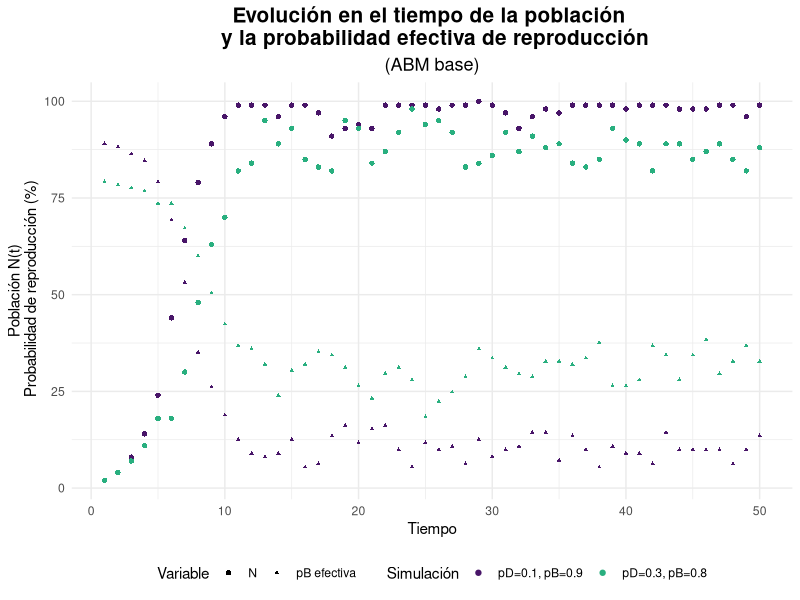
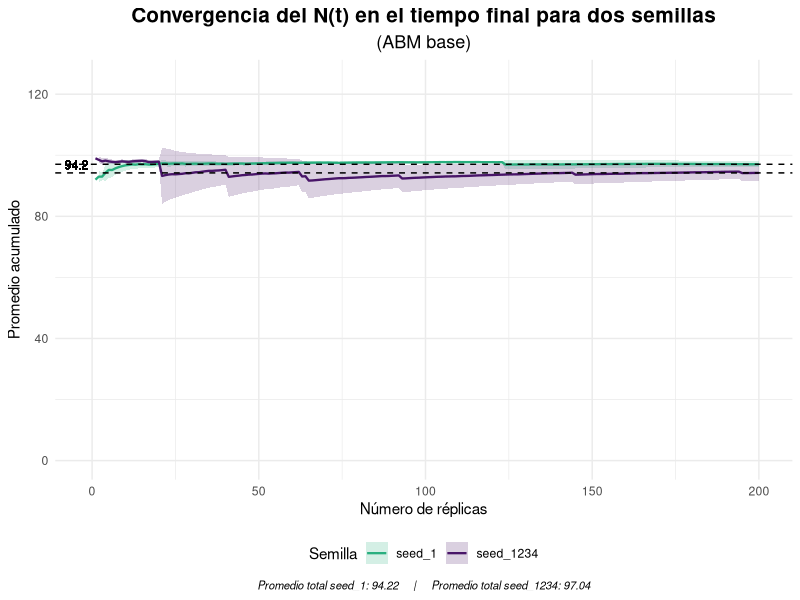
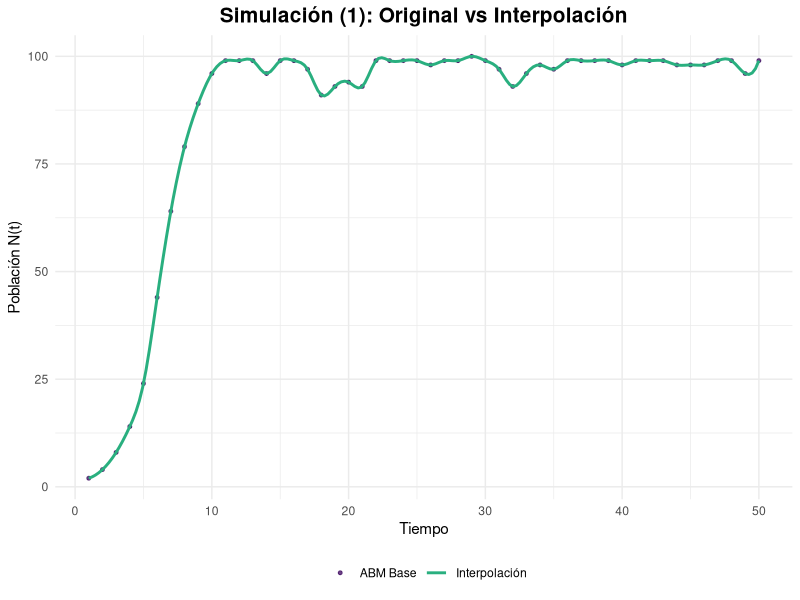
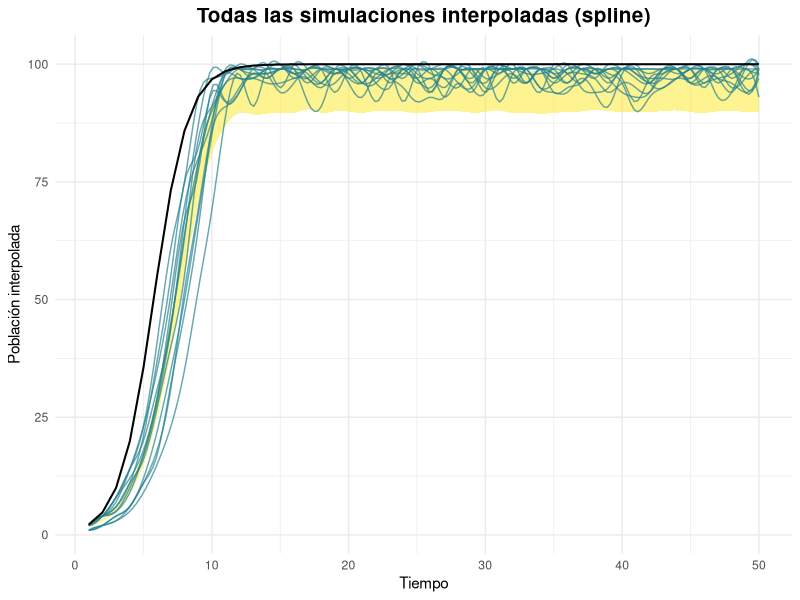
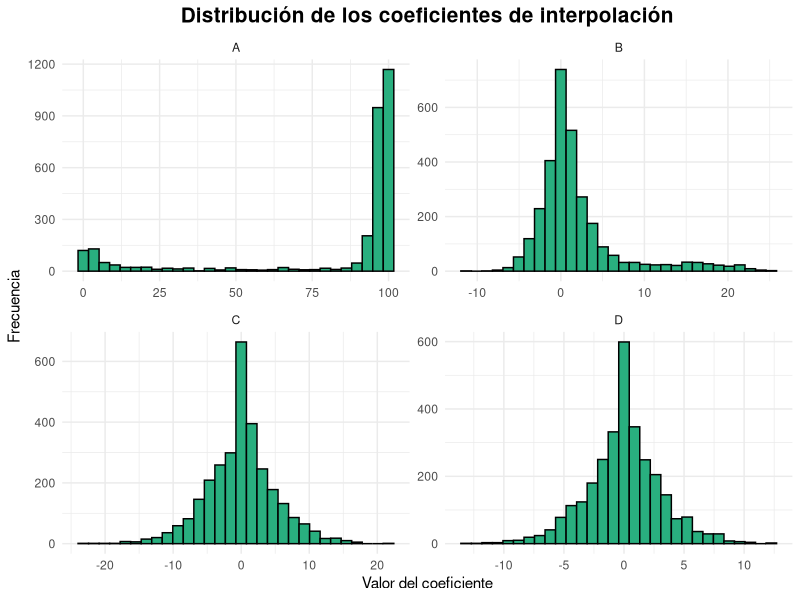
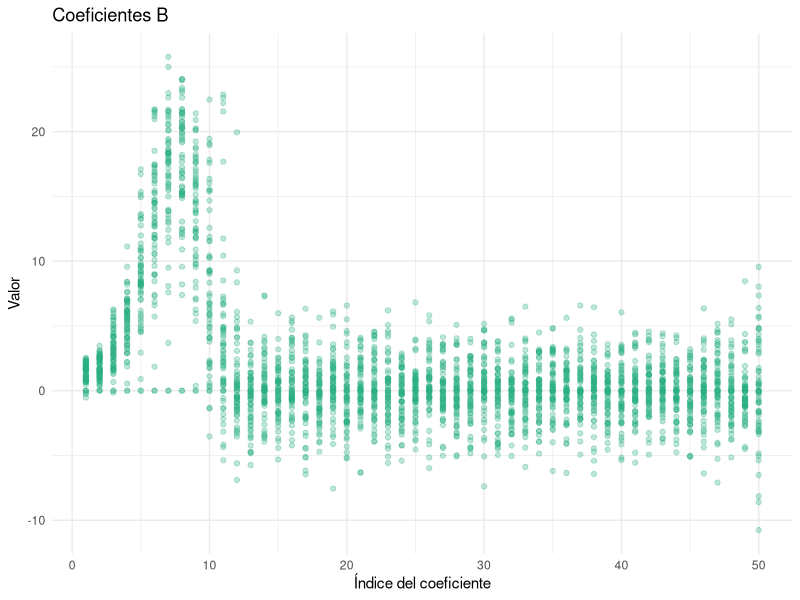
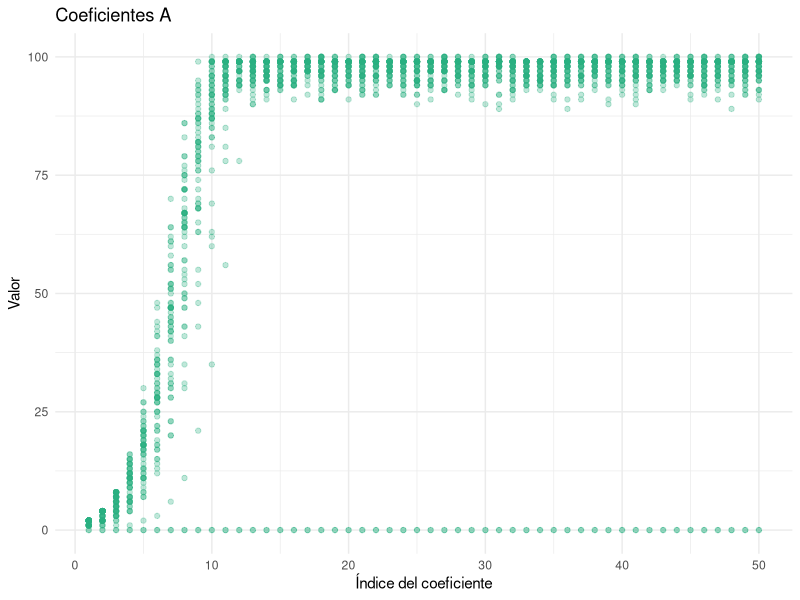
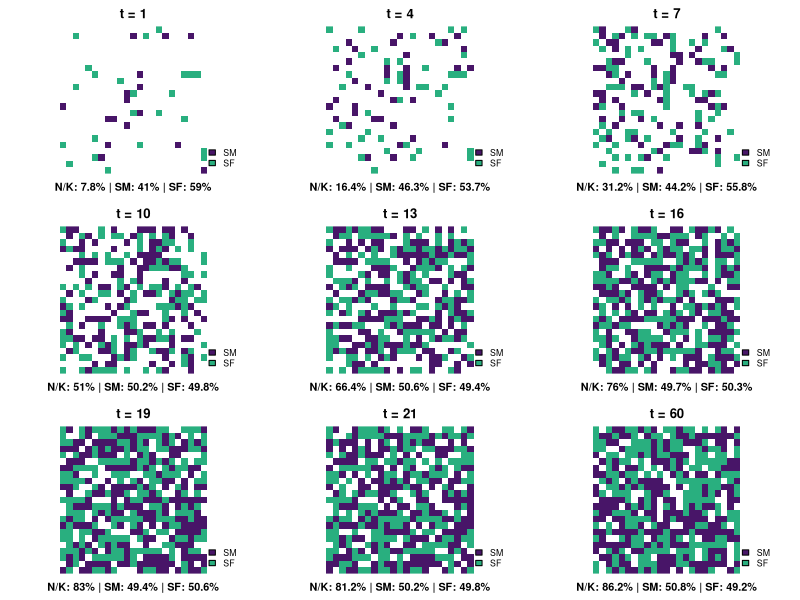

Here is the R script that generated these plots, in order: (Note: this script raises an error after producing the figures.)
## ---- chunk 1
#librerias
library(tidyverse)
library(parallel)
library(viridis)
library(splines)
set.seed(1234)
## ---- chunk 2

ABM_base <- function(K, iter, p_death, p_birth, plot = FALSE) {
#K --> capacidad de carga del ambiente 
#iter --> numero de iteraciones // pasos de tiempo
#p_birth y p_death probabilidad inicial de reproduccion y muerte 
#N --> cantidad de individuos (variable de salida)
  
  #Inicializar el ABM
  #Creacion del ambiente
  
  habSize <- ceiling(sqrt(K)) #quemos una grilla LxL que pueda ocupar K individuos
  L <- habSize^2
  habitat <- rep(0, L) #habitad vacia
  
  #Cantidad inicial de agentes (1%)
  N0 <- round(0.01 * K) #se podria incorporar como parametro
  
  #Posicionar de forma aleatoria
  habitat[sample(1:L, N0)] <- 1 #1 = lleno
  
  #Lo que se busca monitonear es la cantidad de agentes en el tiempo
  N <- c() #crecieminto dinamico
  p_b <- c() #registrar variacion de la p_birth efectiva

  
  #ahora si
  
  for(t in 1:iter){
    
    vivos <- which(habitat == 1) #recuperar los indices donde el hab esta ocupado
    
    #MUERTES: a cada agente vivo se le asigna una probabilidad a partir de una unif(0,1). Si p < p_death --> r.i.p (equivalente a una ber(p))
    
    for(agente in vivos){
      if( runif(1) < p_death){
        habitat[agente] <- 0
      }
    }
    
    #NACIMIENTOS 
    #para simular el compartamiento logistico es necesario que la p_birth sea controlada por la carga del ambiente
    
    n <- sum(habitat == 1) #sumamos los vivos
    p_birth_K <- p_birth*(1 - n / K) #por la limitaciones de la carga, a medida que aumenta N, disminuye la prob de reproducirse
    
    
    for(agent in vivos){
      if (runif(1) < p_birth_K){
        libres <- which(habitat == 0) #ind de espacios libres en la grilla
        if(length(libres) > 0){ 
        habitat[sample(libres, 1)]  <- 1 #elijo un ind aleatorio para colocar
        }
      }
    }
    
  #Actualizar la cantidad de agentes
    
    N <- c(N, sum(habitat == 1))
    p_b <- c(p_b, p_birth_K)
  
    if(plot){ #graficar para cortes de tiempo // se ve como un QR:(
      if(t %in% seq(1, iter - iter/2, by = 5)){
         habCuadrado <- matrix(habitat, nrow=habSize, byrow=TRUE)
         image(habCuadrado, col = c("white","black"), axes = FALSE, asp = 1)
      }
    }

  }
  
df_N <- data.frame(N = N,
                   p = p_b,
                   t = 1:iter)

return(list( N = N,
             p_birth_eff = p_b,
             df_N = df_N))  
  
}
## ---- chunk 3
K <- 100
iter <- 50

set.seed(1234)
ABM_1 <- ABM_base(K, iter, 0.1, 0.9)
#los parametros que contralan la mortalidad y la natalidad los inicializamos de forma optima, dado que van a ir "empeorando" con el tiempo

set.seed(1234)
ABM_2 <- ABM_base(K, iter, 0.3, 0.8)

df <- bind_rows(
  ABM_1$df_N |>  mutate(simu = "pD=0.1, pB=0.9"),
  ABM_2$df_N |>  mutate(simu = "pD=0.3, pB=0.8")
)

ggplot(df) + geom_point(aes(x = t, y = N, color = simu, shape = "N")) +
  geom_point(aes(x = t, y = p*max(N), color = simu, shape = "pB efectiva"),
             size = 0.8) +
  labs(title = "Evolución en el tiempo de la población \n y la probabilidad efectiva de reproducción", subtitle = "(ABM base)",
       x = "Tiempo", 
       y = "Población N(t)\n Probabilidad de reproducción (%)", 
       color = "Parámetros") +
  scale_color_manual( values = viridis(20)[c(2,13)], name = "Simulación") +
  #scale_color_viridis(discrete = TRUE, option = "D") +
  scale_shape_manual(values = c("N" = 16, "pB efectiva" = 17),
    name = "Variable") +
  theme_minimal() +
  theme(plot.title = element_text(size = 15, face = "bold", hjust = 0.5),
        plot.subtitle = element_text(size = 13, hjust = 0.5),
        legend.position = "bottom")
 
## ---- chunk 4
#La EDO tiene sol analitica
sol_EDO <- function(t, K, N0, r) {
  (K*N0*exp(r*t))/ (K + N0*(exp(r*t) - 1))
}

sols <-function(t, K, N0, r) {
  soluciones <- c()
  for (i in 1:t) {
    soluciones <- c(soluciones, sol_EDO(i, K, N0, r))
  }
  return(soluciones)
}

soluciones <- sols(iter, K, 1, 0.8) 
#r = pB - pD
#lines(t, sols, type = "l")
## ---- chunk 5
#Para paremtros optimos realizamos n replicas

simulacion_n <- function(n){
  sims <- matrix(NA, nrow = n, ncol = iter) 
  for (i in 1:n) {
    res <- ABM_base(K, iter, 0.1, 0.9)
    sims [i, ] <- res$N
  }
  return(sims)
}
## ---- chunk 6
#Necesitamos determinar el numero de replicas adecuado
#Analisis de convergencia 

analisis_conver <- function(sims){
  #Metrica: N final
final_N <- sims[, iter] 
acum_mean <- cumsum(final_N)/(1:length(final_N))

#Agregamos ademas medidas de dispersion 
acum_var <- sapply(1:length(final_N), function(m){
  var(final_N[1:m])/m
})

acum_se <- sqrt(acum_var) #error estandar 


df <- data.frame(
  replicas = 1:length(acum_mean),
  mean = acum_mean,
  se = acum_se)
  
}
## ---- chunk 7
#Por sensibilidad del modelo a la incializacion de los numeros aleatorios comparamos dos semillas

set.seed(1234)
sims_1 <- simulacion_n(200) 
df_1 <- analisis_conver(sims_1)
df_1$sim <- "seed_1234"
mu_1 <- mean(sims_1[, iter])

set.seed(1)
sims_2 <- simulacion_n(200) 
df_2 <- analisis_conver(sims_2)
df_2$sim <- "seed_1"
mu_2 <- mean(sims_2[, iter])

df_ambas <- rbind(df_1, df_2)


ggplot(df_ambas, aes(x = replicas, y = mean, color = sim, fill = sim)) +
  #"banda" de confianza asumiendo aproximacion normal 
  geom_ribbon(aes(ymin = mean - 1.96*se, 
                  ymax = mean + 1.96*se), 
              alpha = 0.2, color = NA) +
  
  geom_line(size = 0.8) +
  #promedio total
  geom_hline(yintercept = mu_1, linetype = "dashed") +
  geom_hline(yintercept = mu_2, linetype = "dashed") +
  
  geom_text(inherit.aes = FALSE, aes(x = -1, y = mu_1, label = round(mu_1, 1)),
            vjust = -0.4, hjust = 1, size = 3, fontface = "plain",
            alpha = 0.7) +
  
  scale_color_manual(values = c(viridis(20)[13], viridis(20)[2])) +
  scale_fill_manual(values = c(viridis(20)[13], viridis(20)[2])) +
  
  scale_y_continuous(limits = c(0, 125)) +
  
  labs(title = "Convergencia del N(t) en el tiempo final para dos semillas",
       subtitle = "(ABM base)",
       x= "Número de réplicas",
       y = "Promedio acumulado",
       color = "Semilla", fill = "Semilla",
       caption = paste0("Promedio total seed_1: ", round(mu_1, 2),"     |     ",
                        "Promedio total seed_1234: ", round(mu_2, 2))) +
  theme_minimal() +
  theme(plot.title = element_text(size = 15, face = "bold", hjust = 0.5),
        plot.subtitle = element_text(size = 13, hjust = 0.5),
        plot.caption = element_text(size = 8, hjust = 0.5, face = "italic"),
        legend.position = "bottom")


## ---- chunk 8

#Se estabiliza en n > 50
set.seed(1234)
sim <- simulacion_n(60)

#INTERPOLACION
interpolar_sims <- function(sims) {
  n <- nrow(sims)
  t <- 1:ncol(sims)
  interpolated <- matrix(NA, nrow = n, ncol = 200)
  for (i in 1:n) {
    new_points<- spline(t, sims[i,], 200)
    interpolated [i,] <- new_points$y
  }
  return(interpolated)
}

sim_splines <- interpolar_sims(sim) #nSim x nPuntos (200)
## ---- chunk 9

df_sim1 <- data.frame(
  t = 1:length(sim[1, ]),
  N = sim[1, ]
)

df_EDO <- data.frame(
  t = 1:length(sim[1, ]),
  N_EDO = soluciones
)

t200 <- seq(1, iter, length.out = 200) #ajustar el escala de las spline
nSim <- nrow(sim_splines)

mean_interp <- apply(sim_splines, 2, mean)
var_interp  <- apply(sim_splines, 2, var)
se_interp   <- sqrt(var_interp / nSim)
mean(se_interp)

#Banda de confianza 95%
ribbon_df <- data.frame(
  t    = t200,
  ymin = mean_interp - 1.96 * se_interp,
  ymax = mean_interp + 1.96 * se_interp
)

df_spline <- sim_splines |> as.data.frame() |> setNames(1:200) |> 
  mutate(sim = row_number()) |> 
  pivot_longer(cols = -sim, names_to = "index", values_to = "N_interp") |> 
  mutate(index = as.numeric(index),t = t200[index])


#Para menos ruido grafico se eligen de forma aleatoria
subset_idx <- sample(1:nrow(sim_splines), 12)

df_spline_sub <- df_spline |> filter(sim %in% subset_idx)

ggplot() + geom_point(data = df_sim1, size = 1, alpha = 0.8,
    aes(x = t, y = N, color = "ABM Base")) +
  
           geom_line(data = df_spline |>  filter(sim == 1), size = 1,
    aes(x = t, y = N_interp, color = "Interpolación")) +
  
    scale_color_manual(values = viridis(20)[c(2, 13)],name = "") +
    labs(title = "Simulación (1): Original vs Interpolación", 
          x = "Tiempo", y = "Población N(t)") +
  
    theme_minimal() +
    theme(plot.title = element_text(size = 15, face = "bold", hjust = 0.5),
    legend.position = "bottom")

ggplot() +
  geom_ribbon(data = ribbon_df, aes(x = t, ymin = ymin, ymax = ymax),
              fill = viridis(20)[20], alpha = 0.5) +
  geom_line(data = df_spline_sub, aes(x = t, y = N_interp, group = sim), color=viridis(10)[5], alpha = 0.7) +
  geom_line(data = df_EDO, aes(x = t, y = N_EDO),
            color = "black", size = 0.7) +
  
  scale_color_viridis_c(end = 0.8) +
  labs(title = "Todas las simulaciones interpoladas (spline)",
       x = "Tiempo",y = "Población interpolada") +
  theme_minimal() +
  theme(plot.title = element_text(size = 15, face = "bold", hjust = 0.5),
    legend.position = "right")


#alpha 0.08 color grey30 para graficar todas

## ---- chunk 10
#pipipi
## ---- chunk 11
#coeficientes de los splines
coef_splines <- function(sims) {
  n <- nrow(sims)
  t <- 1:ncol(sims)
  interpolated <- vector("list", n)
  poly_spline <- vector("list", n)
  coefs <- vector("list", n)
  
  for (i in 1:n) {
    interpolated[[i]] <- interpSpline(t, sims[i,]) # spline cúbica en base B
    coefs[[i]] <- coef(interpolated[[i]]) # coeficientes a, b, c, d
  }
  
  return(coefs)
}

coeficientes <- coef_splines(sim)

#estudio de coeficientes

#cada coeficiente por separado
coefs_total <- function(coeficientes) {
  n_sims <- length(coeficientes)
  t <- nrow(coeficientes[[1]])
  
  coefs_mat <- matrix(NA, nrow = n_sims * t, ncol = 4)
  
  fila <- 1
  
  for (i in 1:n_sims) {
    coef_i <- coeficientes[[i]]  # matriz 60 × 4
    
    coefs_mat[fila:(fila + t - 1), ] <- coef_i
    
    fila <- fila + t
  }
  
  colnames(coefs_mat) <- c("A", "B", "C", "D")
  
  return(coefs_mat)
}

coef_globales <- coefs_total(coeficientes)

summary(coef_globales)
sd_B <- sd(coef_globales[,2])
sd_C <- sd(coef_globales[,3])

# Graficarlos con facet_wrap
coef_glob_df <- as.data.frame(coef_globales)
coef_long <- pivot_longer(coef_glob_df, cols = A:D, names_to = "coef", values_to = "valor")


ggplot(coef_long, aes(x = valor)) +
  geom_histogram(fill = viridis(20)[13], color = "black") +
  facet_wrap(~coef, scales = "free") +
  theme_minimal() +
  labs(x = "Valor del coeficiente", y = "Frecuencia",
       title = "Distribución de los coeficientes de interpolación") +
  theme(plot.title = element_text(size = 15, face = "bold", hjust = 0.5),
    legend.position = "right")


#extraer coeficientes 
extraer_coef<-function(letra) {
  
  t <- nrow(coeficientes[[1]])   # 50
  n_sims <- length(coeficientes) # 60
  # tomo la columna
  vals <- coef_globales[, letra]
  # convierto a matriz de 60 filas × 50 columnas
  matriz <- matrix(vals, nrow = n_sims, ncol = t, byrow = TRUE)#lleno la mtriz fila por fila con valores de B de a 50
  #nombres
  colnames(matriz) <- paste0(letra, 1:t)
  rownames(matriz) <- paste0("sim", 1:n_sims)
  
  return(matriz)
}

matrizA <- extraer_coef('A')
matrizB <- extraer_coef('B')

#paso a df
matrizB_df <- data.frame(matrizB)
matrizB_df <-mutate(matrizB_df, sim = rownames(matrizB_df))

matrizA_df <- data.frame(matrizA)
matrizA_df <-mutate(matrizA_df, sim = rownames(matrizA_df))

#paso a long para geom_point
matrizB_df_long <- pivot_longer( matrizB_df,
    cols = starts_with("B"),
    names_to = "coef_num",
    values_to = "valor"
  )
matrizB_df_long <- mutate(matrizB_df_long, coef_num = as.numeric(str_remove(coef_num, "B")))

matrizA_df_long <- pivot_longer( matrizA_df,
    cols = starts_with("A"),
    names_to = "coef_num",
    values_to = "valor"
  )
matrizA_df_long <- mutate(matrizA_df_long, coef_num = as.numeric(str_remove(coef_num, "A")))

ggplot(matrizB_df_long, aes(x = coef_num, y = valor)) +
  geom_point(alpha = 0.3, color=viridis(20)[13]) +
  theme_minimal() +
  labs(title = "Coeficientes B",
       x = "Índice del coeficiente",
       y = "Valor")

ggplot(matrizA_df_long, aes(x = coef_num, y = valor)) +
  geom_point(alpha = 0.3, color=viridis(20)[13]) +
  theme_minimal() +
  labs(title = "Coeficientes A",
       x = "Índice del coeficiente",
       y = "Valor")
## ---- chunk 12
ABM_ext <- function(K, iter, p_death, p_birth, r = 1, plot = FALSE) {
  
  timestamps <- c(1, 4, 7, 10, 13, 16, 19, 21, iter)
  timestamps_plot <- list()
  
  
  habSize <- ceiling(sqrt(K))
  L <- habSize^2
  habitat <- rep(0, L)
  
  N0 <- round(0.05 * K) #Para evitar extincion subita inicamos con mas agentes
  
  habitat[sample(1:L, N0)] <- 1 
  N <- c() 
  
  #a cada agente inicial le asigno un sexo bio (1= fem 0 = masc) con ber(0.5)
  bio_sex <- rep(NA, L)
  bio_sex[which(habitat ==1)] <- rbinom(N0, 1, 0.5)
  
  #los N0 arrancan tambien con edad cero "recien colocado"
  #la edad maxima es la cantidad de iteraciones / lapso max de tiempo
  edad <- rep(0, L) 
  
  for(t in 1:iter){
    
    vivos <- which(habitat == 1) 
    
    #ENVEJECER 
    edad[vivos] <- edad[vivos] + 1
    
    #MUERTE
    
    for(agente in vivos){
       #riesgo: p_death base * (1 + r * edad / edad_max) // edad_max = iter
      p_death_eff <- p_death * (1 + r * (edad[agente] / iter))
      p_death_eff <- min(p_death_eff, 1)  # evitar >1
      
      if( runif(1) < p_death){
        habitat[agente] <- 0
        bio_sex[agente] <- NA
        edad[agente] <- 0
      }
    }
    
    #NACIMIENTOS 
    
    n <- sum(habitat == 1) 
    p_birth_K <- p_birth*(1 - n / K) 
    
    for(agent in vivos){
      if(!is.na(bio_sex[agent]) & bio_sex[agent] == 1) {
        if (runif(1) < p_birth_K){
            libres <- which(habitat == 0) 
            if(length(libres) > 0){ 
              i <- sample(libres, 1)
              habitat[i]  <- 1 
              bio_sex[i] <- rbinom(1, 1, 0.5)
              edad[i] <- 0
            }
        }
      }
    }
    
  #Actualizar la cantidad de agentes
    
    N <- c(N, sum(habitat == 1))
    
    if(plot) {
    
    plot_grid <- rep(0, L)
    plot_grid[which(habitat == 1 & bio_sex == 0)] <- 1
    plot_grid[which(habitat == 1 & bio_sex == 1)] <- 2
    
    
    if(t %in% timestamps){
        
      habCuadrado <- matrix(plot_grid, nrow=habSize, byrow=TRUE)
      timestamps_plot[[as.character(t)]] <- list(grid = habCuadrado)
      #title(main = paste("Iteración", t, " - N =", N[length(N)]))
    }
    
    }
  
}
  
return(list(N = N, plot = timestamps_plot))
  
}

## ---- chunk 13
K <- 500
ABM_3 <- ABM_ext(K, 60, 0.1, 0.9, plot = TRUE)

par(mfrow=c(3,3), mar=c(2,2,2,2))
for(name in names(ABM_3$plot)){
  
  grid <- ABM_3$plot[[name]]$grid
  
  image(grid[nrow(grid):1,], col=c("white", viridis(20)[2], viridis(20)[13]), 
        axes=FALSE, asp = 1)
  title(paste("t =", name))
  
  # Calcular %
  n_SM <- sum(grid == 1)
  n_SF <- sum(grid == 2)
  n_total <- n_SM + n_SF
  ocupacion <- round(100 * n_total / K, 1)
  prop_SM <- round(100 * n_SM / n_total, 1)
  prop_SF <- round(100 * n_SF / n_total, 1)
  
    # Texto debajo en negrita
  mtext(paste0("N/K: ", ocupacion, "% | SM: ", prop_SM,
               "% | SF: ", prop_SF, "%"), side=1, line=0.5, cex=0.65, font=2)
  legend("bottomright", legend=c("SM","SF"), 
         fill= c(viridis(20)[2], viridis(20)[13]), bty="n", cex=0.8)
}

## ---- chunk 14
#GRAFICAR CURVA
## ---- chunk 15
#Barrido con p_death variable y p_birth fijo (0.9)
#codigo palelizado para mayor eficiencia
sens_paral <- function(K = 500, iter = 60, p_birth = 0.9, reps = 100, 
                       p_death = seq(0, 0.5, by = 0.05)) {
  
  t0 <- Sys.time()
  p_len <- length(p_death)
  
  cores <- detectCores() - 1
  cl <- makeCluster(cores)
  
  #Exportar funciones necesarias
  clusterExport(cl,varlist = c("ABM_ext"),envir = .GlobalEnv)
  clusterSetRNGStream(cl, 123)
  #clusterSetRNGStream(cl, iseed = seed)
  
  #Monitorear
  extincion <- numeric(p_len)
  t_hasta_ext_prom <- numeric(p_len)
  
  #PARA LUEGO GRAFICAR NECESITAMOS PROMEDIAR LAS REPS (punto a punto)
  mean_N <- matrix(0, nrow = iter, ncol = p_len)
  var_N <- matrix(0, nrow = iter, ncol = p_len)
  
  for (i in 1:p_len) {
    pd <- p_death[i]
    
    #Ejecutar reps en paralelo
    runs_list <- parLapply(cl, 1:reps, function(r) {
      ABM_ext(K = K, iter = iter, p_death = pd, p_birth = p_birth)$N
    })
    
    #Pasar lista a matriz reps × iter
    runs <- do.call(rbind, runs_list)
    
    mean_N[ ,i] <- colMeans(runs)
    var_N[ ,i]  <- apply(runs, 2, var)
    
    #Extinción
    t_ext <- apply(runs, 1, function(x) {
      if(any(x == 0)) which(x == 0)[1] else Inf
    })
    
    extincion[i] <- mean(t_ext < Inf)
    t_hasta_ext_prom[i] <- ifelse(all(extincion[i] == 0), 
                                  NA, 
                                  mean(t_ext[t_ext < Inf]))
  }
  
  stopCluster(cl)
  
  list(p_death = p_death,
       mean_N = mean_N,
       var_N = var_N,
       extincion_prob = extincion,
       t_hasta_ext_prom = t_hasta_ext_prom,
       t_eje = (t0 - Sys.time()))
}


## ---- chunk 16
#Analisis de convergencia para ABM extendido

simulacion_ext <- function(n){
  sims <- matrix(NA, nrow = n, ncol = 60) #iter = 60
  for (i in 1:n) {
    res <- ABM_ext(500, 60, 0.1, 0.9)
    sims [i, ] <- res$N
  }
  return(sims)
}


runs <- simulacion_ext(200)
final_N <- runs[, 60] #metrica N(t) final


#running_var <- cumsum((vals - running_mean)^2) / (1:length(vals))
running_mean <- cumsum(final_N)/(1:length(final_N))

running_var <- sapply(1:length(final_N), function(m){
  var(final_N[1:m])/m
})
running_se <- sqrt(running_var)


df_rm <- data.frame(
  replicas = 1:length(running_mean),
  mean = running_mean,
  se = running_se)

ggplot(df_rm, aes(x = replicas, y = mean)) +
  geom_ribbon(aes(ymin = mean - 1.96*se, ymax = mean + 1.96*se), 
              alpha = 0.3, fill = viridis(20)[13]) +
  geom_line(color = viridis(20)[2], size = 0.8) +
  geom_hline(yintercept = mean(final_N), linetype = "dashed") +
  labs(title = "Convergencia del N(t) final (running mean)",
       x= "Número de réplicas",
       y = "Promedio acumulado") +
  theme_minimal() +
  theme(plot.title = element_text(size = 15, face = "bold", hjust = 0.5),
        legend.position = "bottom")


## ---- chunk 17


res <- sens_paral(p_death = seq(0.2, 0.35, by = 0.005), iter = 100)


## ---- chunk 18

#Mean_N es una matriz --> pasar a formato long
df_long <- data.frame(
  time = rep(1:nrow(res$mean_N), times = length(res$p_death)),
  p_death = rep(res$p_death, each = nrow(res$mean_N)),
  mean = as.vector(res$mean_N),
  var = as.vector(res$var_N),
  se = sqrt(as.vector(res$var_N) / 100) #reps = 100
)

N0 <- round(0.05 * 500) 

ggplot(df_long, aes(x = time, y = mean, color = p_death, group = p_death)) +
  geom_ribbon(aes(ymin = mean - 1.96*se, ymax = mean + 1.96*se,
                  fill = p_death), alpha = 0.15, color = NA) +
  geom_line(size = 0.8) +
  geom_hline(yintercept = N0, linetype = "dashed", size = 1) +
  labs(color = "p_death",
       x = "Tiempo",
       y = "Población promedio",
       title = "Crecimiento poblacional para distintos p_death") +
  scale_color_viridis_c(option = "D") +
  scale_fill_viridis_c() +
  guides(fill = "none") +  
  theme_minimal() +
  theme(plot.title = element_text(size = 15, face = "bold", hjust = 0.5),
        legend.position = "right")

## ---- chunk 19
#SENSIBILIDAD MULTIVARIADA CON CORTE TRANSVERSAL
